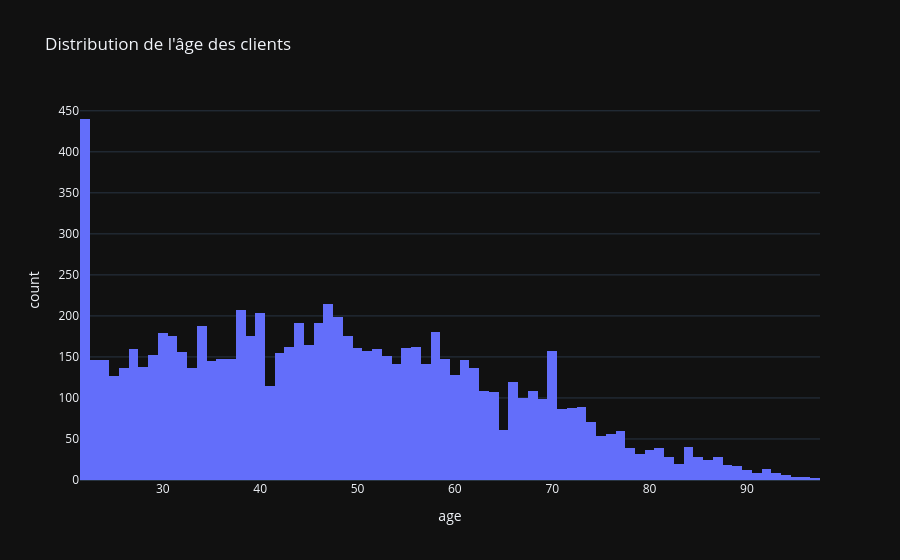

Notebook code cell kept with this figure:
### Code cell
import plotly.express as px

fig = px.histogram(customers, x="age", nbins=100, title="Distribution de l'âge des clients")
fig.update_layout(template="plotly_dark")
fig.show()

### Figure 1 — Plotly figure (JSON) as saved in the notebook; plotly's stock layout.template omitted (floating-point values rounded to 4 significant figures; data arrays with more than 128 entries replaced by an {"elided": "..."} marker saying what was removed)
{"data": [{"bingroup": "x", "hovertemplate": "age=%{x}<br>count=%{y}<extra></extra>", "legendgroup": "", "marker": {"color": "#636efa", "pattern": {"shape": ""}}, "name": "", "nbinsx": 100, "orientation": "v", "showlegend": false, "type": "histogram", "x": {"elided": "8621 int values"}, "xaxis": "x", "yaxis": "y"}], "layout": {"barmode": "relative", "legend": {"tracegroupgap": 0}, "title": {"text": "Distribution de l'âge des clients"}, "xaxis": {"anchor": "y", "domain": [0, 1], "title": {"text": "age"}}, "yaxis": {"anchor": "x", "domain": [0, 1], "title": {"text": "count"}}}}
